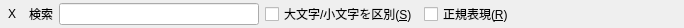
<ui version="4.0" >
 <class>ChannelListFindBar</class>
 <widget class="QWidget" name="ChannelListFindBar" >
  <property name="geometry" >
   <rect>
    <x>0</x>
    <y>0</y>
    <width>684</width>
    <height>28</height>
   </rect>
  </property>
  <property name="windowTitle" >
   <string>Form</string>
  </property>
  <layout class="QHBoxLayout" >
   <property name="spacing" >
    <number>6</number>
   </property>
   <property name="leftMargin" >
    <number>1</number>
   </property>
   <property name="topMargin" >
    <number>1</number>
   </property>
   <property name="rightMargin" >
    <number>1</number>
   </property>
   <property name="bottomMargin" >
    <number>1</number>
   </property>
   <item>
    <widget class="QToolButton" name="closeButton" >
     <property name="text" >
      <string>X</string>
     </property>
     <property name="autoRaise" >
      <bool>true</bool>
     </property>
    </widget>
   </item>
   <item>
    <widget class="QLabel" name="label" >
     <property name="sizePolicy" >
      <sizepolicy vsizetype="Preferred" hsizetype="Fixed" >
       <horstretch>0</horstretch>
       <verstretch>0</verstretch>
      </sizepolicy>
     </property>
     <property name="text" >
      <string>検索</string>
     </property>
    </widget>
   </item>
   <item>
    <widget class="QLineEdit" name="lineEdit" >
     <property name="sizePolicy" >
      <sizepolicy vsizetype="Fixed" hsizetype="Fixed" >
       <horstretch>0</horstretch>
       <verstretch>0</verstretch>
      </sizepolicy>
     </property>
     <property name="minimumSize" >
      <size>
       <width>200</width>
       <height>0</height>
      </size>
     </property>
     <property name="maximumSize" >
      <size>
       <width>200</width>
       <height>16777215</height>
      </size>
     </property>
    </widget>
   </item>
   <item>
    <widget class="QCheckBox" name="caseSensitivityCheckBox" >
     <property name="sizePolicy" >
      <sizepolicy vsizetype="Fixed" hsizetype="Fixed" >
       <horstretch>0</horstretch>
       <verstretch>0</verstretch>
      </sizepolicy>
     </property>
     <property name="text" >
      <string>大文字/小文字を区別(&amp;S)</string>
     </property>
    </widget>
   </item>
   <item>
    <widget class="QCheckBox" name="regExpCheckBox" >
     <property name="sizePolicy" >
      <sizepolicy vsizetype="Fixed" hsizetype="Fixed" >
       <horstretch>0</horstretch>
       <verstretch>0</verstretch>
      </sizepolicy>
     </property>
     <property name="text" >
      <string>正規表現(&amp;R)</string>
     </property>
    </widget>
   </item>
   <item>
    <widget class="QLabel" name="label_2" >
     <property name="text" >
      <string/>
     </property>
    </widget>
   </item>
  </layout>
 </widget>
 <resources/>
 <connections>
  <connection>
   <sender>closeButton</sender>
   <signal>clicked()</signal>
   <receiver>ChannelListFindBar</receiver>
   <slot>close()</slot>
   <hints>
    <hint type="sourcelabel" >
     <x>10</x>
     <y>33</y>
    </hint>
    <hint type="destinationlabel" >
     <x>63</x>
     <y>29</y>
    </hint>
   </hints>
  </connection>
 </connections>
</ui>
